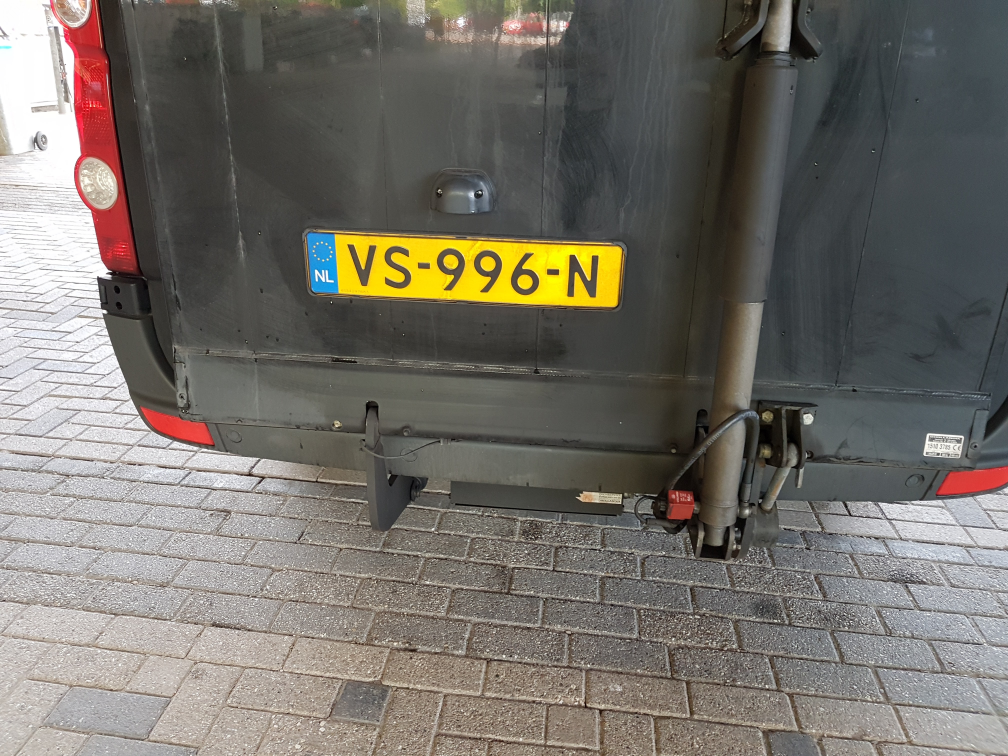
#> input picture Serie2/20170418_103825.jpg, 4032 x 3024 px (shown at 1/4 size)
$ python -i 'LicRec 1.0.py'   (imports and definitions only)   (older library calls are emulated)
#> lines starting #> are read from the running program, lines starting #| are printed output that depends on the picture; after the words box and inside, x2 and y2 are one past the last pixel; in counts of white or black regions, pixels touching at a corner belong together
#> further down, picture is the input picture: shape (3024, 4032, 3); mean B, G, R 104.3, 111.5, 115.7
# -*- coding: utf-8 -*-
"""
Created on Tue Apr 11 12:40:33 2017

@author: Gavin
"""

# -*- coding: utf-8 -*-
"""
Created on Tue Mar 21 20:10:59 2017

@author: Gavin
"""

import cv2
import glob
import numpy as np
kNearest = cv2.ml.KNearest_create()


#yellow thresholds
YELLOW_MIN = np.array([10, 50, 50],np.uint8)
YELLOW_MAX = np.array([30,255,255],np.uint8)

SHOW_STEPS = 0

RESIZED_CHAR_IMAGE_WIDTH = 40
RESIZED_CHAR_IMAGE_HEIGHT = 60

# [101 lines left out: functions prepImg, biggestCont, makeContPretty, deskewAndCrop, showStuff, showTest, not called in this run]

def hullCont(cnt):
    hull = cv2.convexHull(cnt)
    return hull

def nothing(c):
    pass

# [4 lines left out: function frptConts, not called in this run]

####################################################################################
def secondTresh(img):


    hsv_img = cv2.cvtColor(img,cv2.COLOR_BGR2HSV)
#> hsv_img: shape (3024, 4032, 3); mean H, S, V 50.3, 34.6, 118.4
    hsv_img = cv2.GaussianBlur(hsv_img, (7,7),0)
#> hsv_img: shape (3024, 4032, 3); mean H, S, V 50.3, 34.6, 118.4
    P_YELLOW_MIN = np.array([17, 50, 50],np.uint8)
    P_YELLOW_MAX = np.array([35,255,255],np.uint8)
    mask = cv2.inRange(hsv_img, P_YELLOW_MIN, P_YELLOW_MAX)
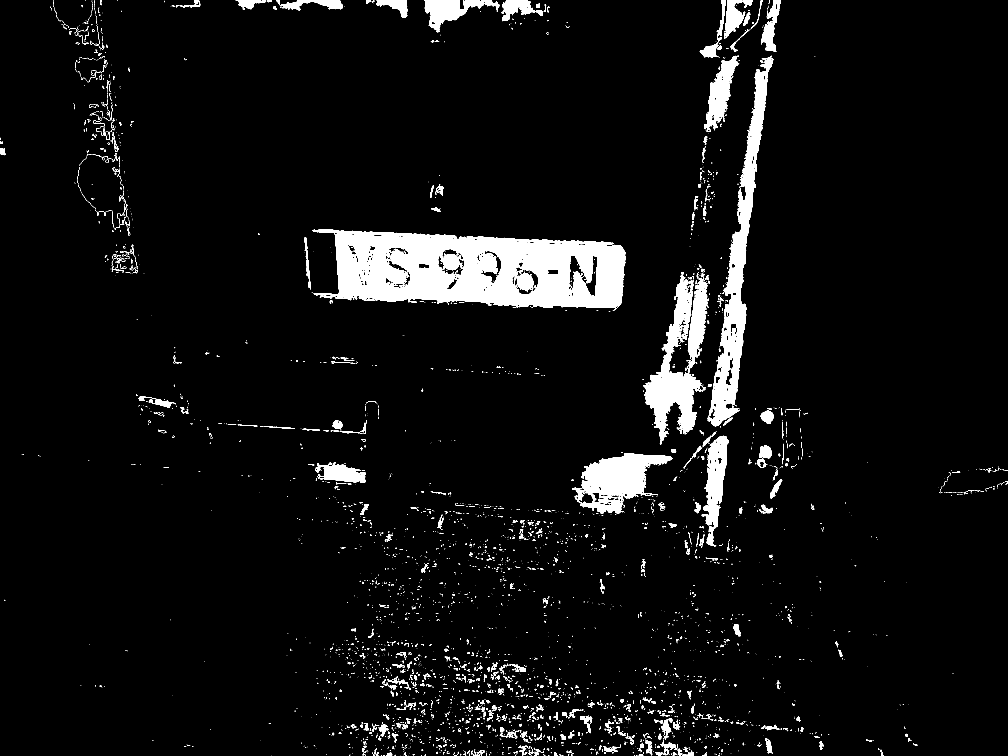
#> mask: shape (3024, 4032) (shown at 1/4 size); 5.4% white; 4244 white regions (3319 under 20 px), largest, box (x1, y1, x2, y2) and area: (1250, 916, 2502, 1232) 266114, (2830, 223, 3094, 1706) 80186, (2572, 1089, 2836, 1779) 66587
    yellow_tresh = cv2.bitwise_and(img,img,mask=mask)
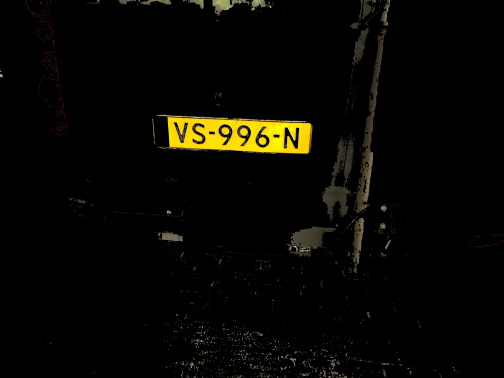
#> yellow_tresh: shape (3024, 4032, 3) (shown at 1/8 size); mean B, G, R 2.4, 6.8, 7.7
    yellow_tresh = cv2.cvtColor(yellow_tresh,cv2.COLOR_BGR2GRAY)
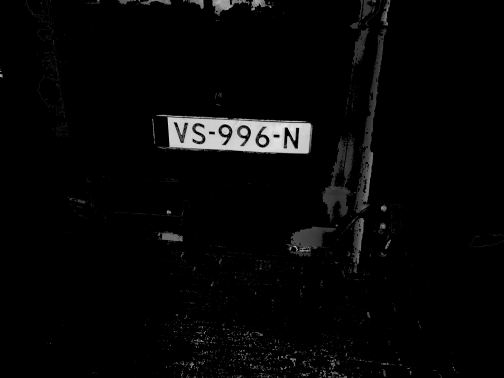
#> yellow_tresh: shape (3024, 4032) (shown at 1/8 size); min 0, max 249, mean 6.6
    yellow_tresh = cv2.bitwise_not(yellow_tresh)
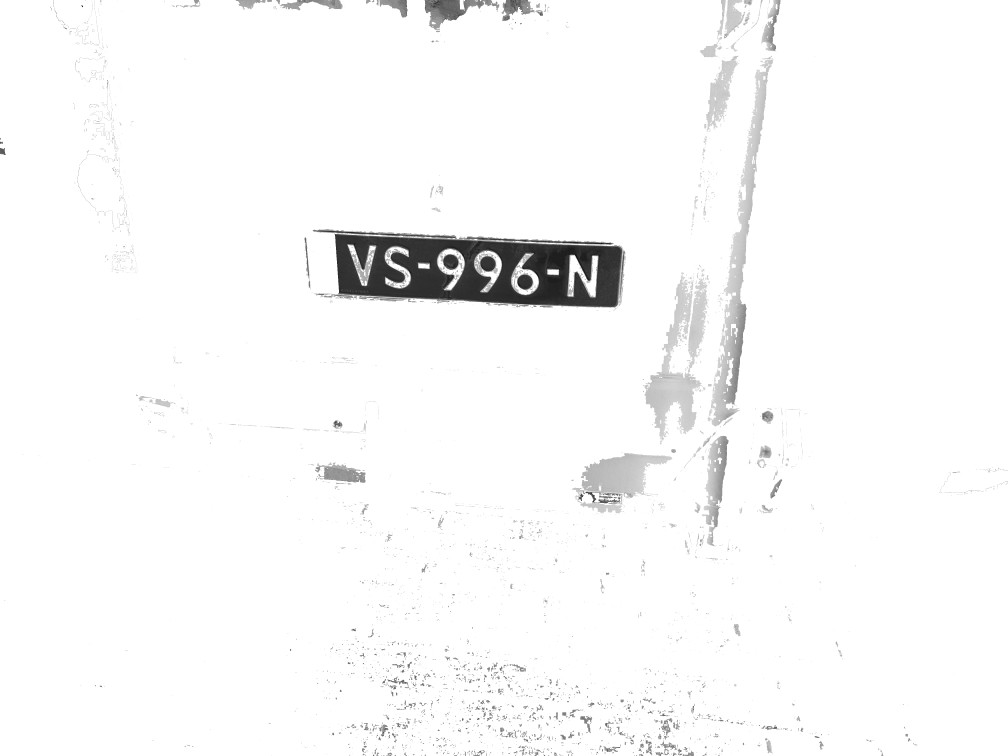
#> yellow_tresh: shape (3024, 4032) (shown at 1/4 size); min 6, max 255, mean 248.4

    return yellow_tresh

# [152 lines left out: functions findCenter, findLCont, thirdTresh, imgShower, charRec, loadKNN and 2 more, not called in this run]


"""                 MAIN            """
# [44 lines not run here, left out]


>>> import cv2
>>> picture = cv2.imread('Serie2/20170418_103825.jpg')
>>> result = secondTresh(picture)
